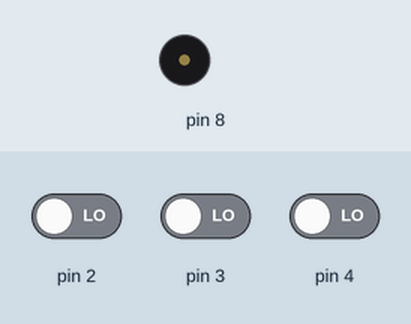
This sketch was run on a simulated Arduino Uno, built with avr-gcc and run on an emulated ATmega328P. Shown: buzzer (waves = sounding). Inputs (shaded band) come from the test bench; at power-on: pin 2 LOW, pin 3 LOW, pin 4 LOW.

Above: at 1.2 s.
1.3 s: pin 2 driven HIGH
At 2.0 s:
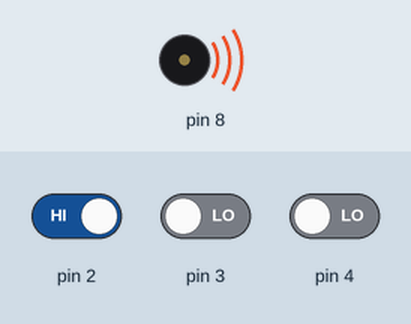
2.8 s: pin 2 driven LOW
At 3.1 s:
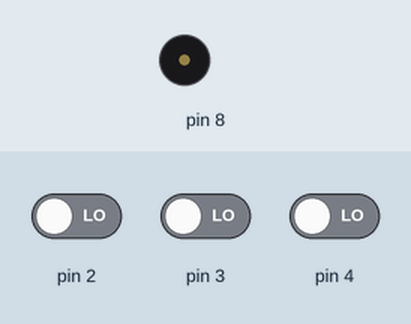
4.3 s: pin 3 driven HIGH
At 5.5 s:
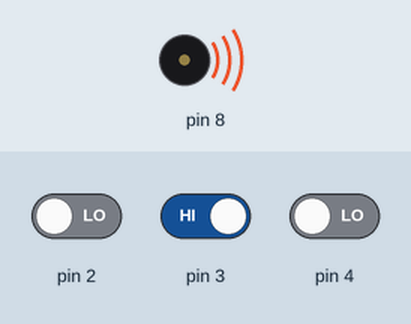
Timing chart, 0 to 7.3 s (numbered marks = the images above; inputs shaded):
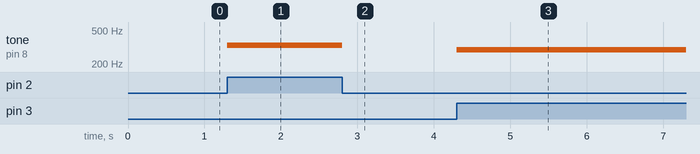

The sketch:

5_lab2_PiezoBuzzer_2.ino
```cpp
// 202037071 정지우

void setup() {
  // put your setup code here, to run once:
  pinMode(4, INPUT);
  pinMode(3, INPUT);
  pinMode(2, INPUT);
}

void loop() {
  // put your main code here, to run repeatedly:
  if (digitalRead(4) == HIGH){
    tone(8, 262);
  }
  else if (digitalRead(3) == HIGH){
    tone(8, 294);
  }
  else if (digitalRead(2) == HIGH){
    tone(8, 330);
  }
  else{
    noTone(8);
  }
}
```

Measured:
- after the input at 1.3 s, tone on pin 8: silent → 330 Hz at once
- after the input at 2.8 s, tone on pin 8: 330 Hz → silent at once
- after the input at 4.3 s, tone on pin 8: silent → 294 Hz at once
